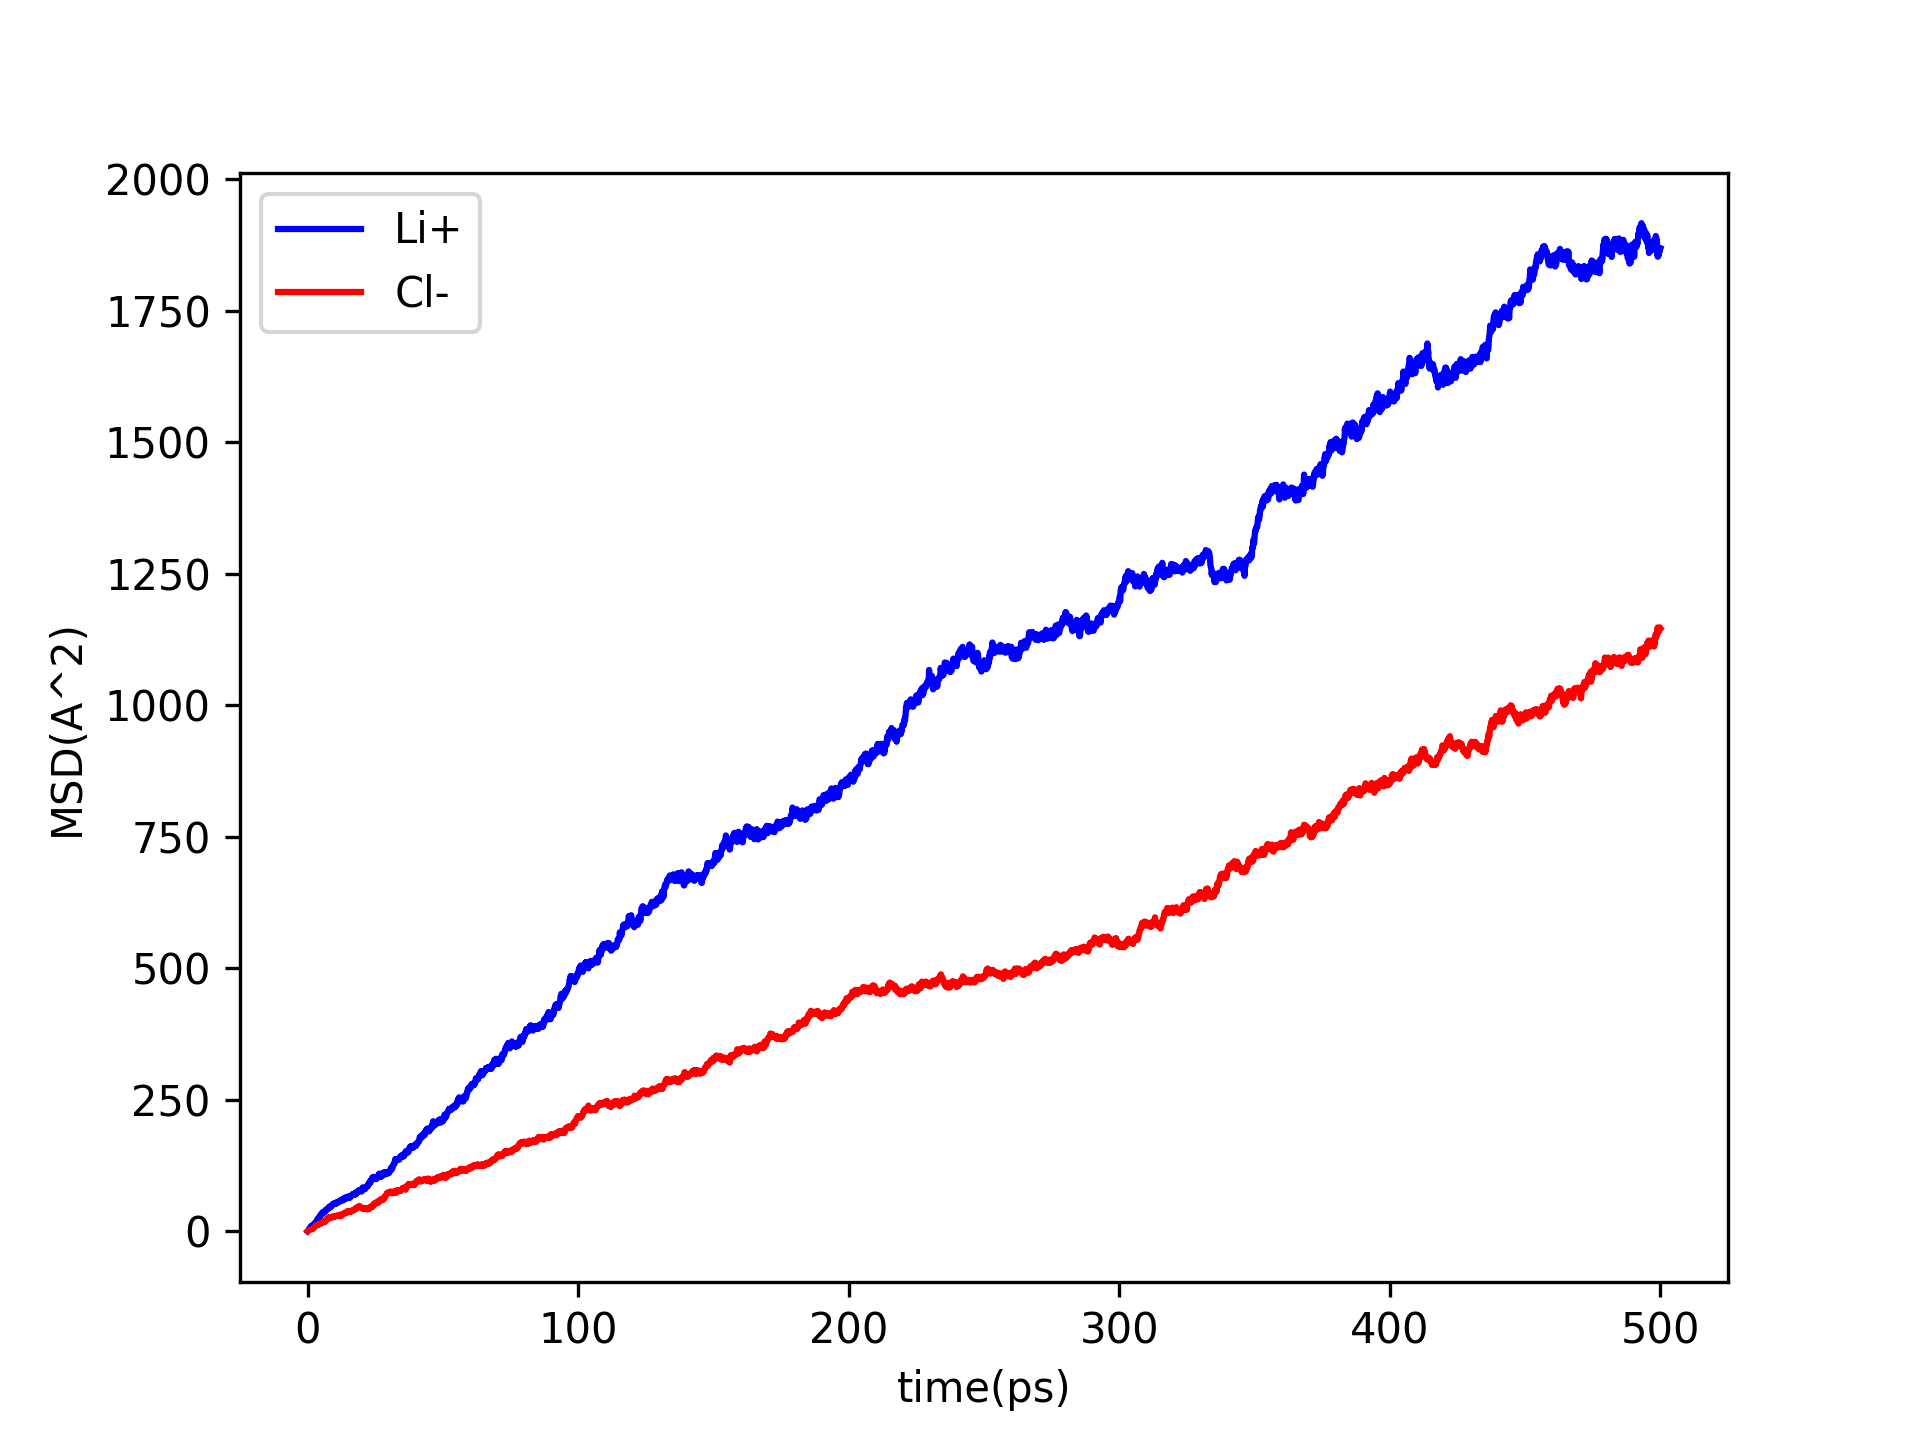

Recreate this plot in Python.
import numpy as np
import matplotlib.pyplot as plt

data = np.loadtxt('licl.msd', skiprows=2)

time = data[:, 0]
msd1 = data[:, 1]
msd2 = data[:, 2]

plt.plot(time/1000, msd1, 'b-', label='Li+') # 1fs= 1/1000ps
plt.plot(time/1000, msd2, 'r-', label='Cl-')
plt.xlabel('time(ps)') 
plt.ylabel('MSD(Å^2)')

slope1, residuals = np.polyfit(time, msd1, 1)
slope2, residuals = np.polyfit(time, msd2, 1)

Diff1 = slope1/6 * 1e-5  # D=1/6*slope; 1 A^2/fs= 1e-5 m^2/s
Diff2 = slope2/6 * 1e-5

print(f"Diffusion Coefficients of Li+: {Diff1} m^2/s")
print(f"Diffusion Coefficients of Cl-: {Diff2} m^2/s")

plt.legend()
plt.savefig('msd.png',dpi=300)

